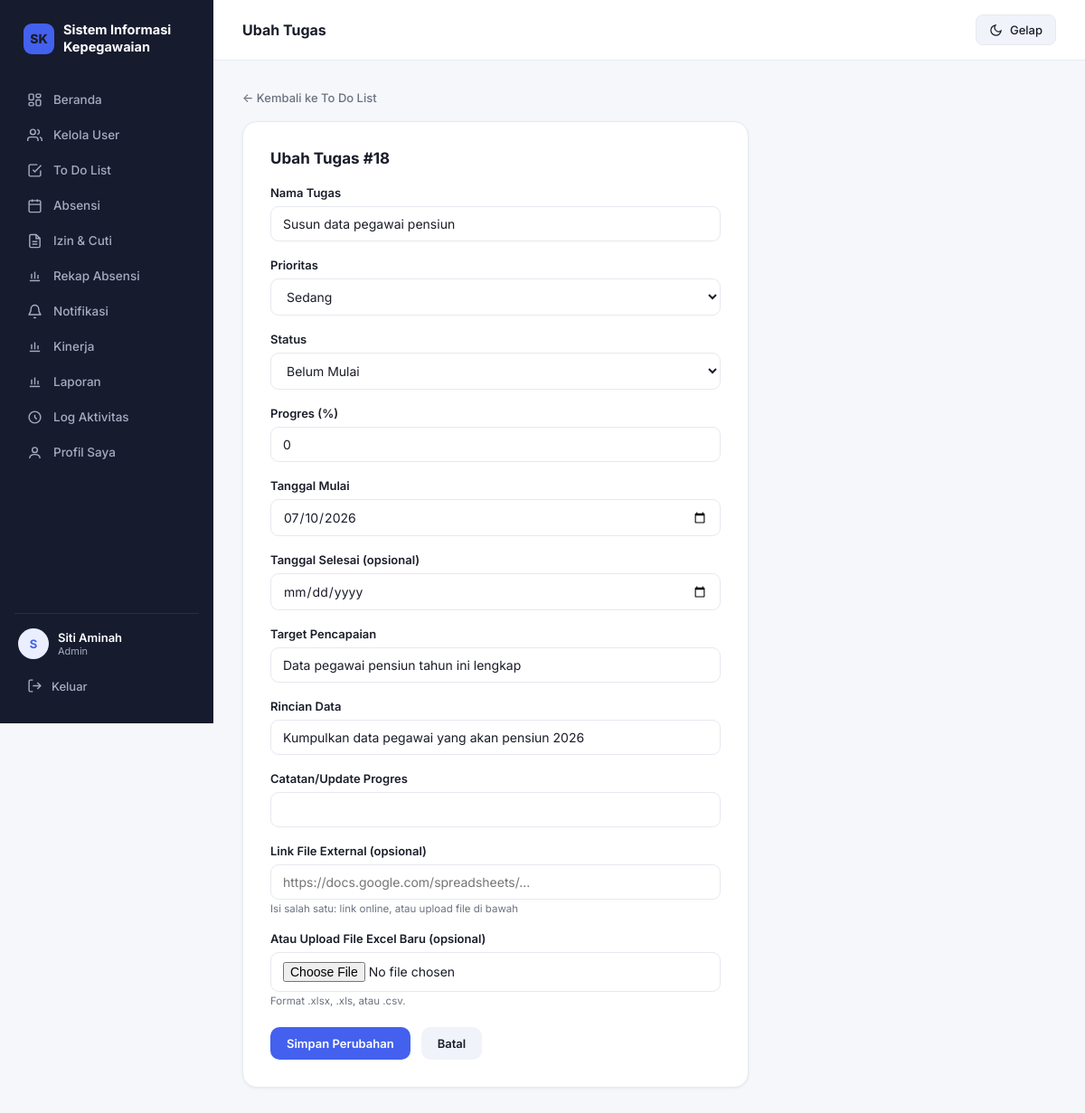
The page /ubah_tugas.php?nomor=18 (signed in) on the database its author committed.
### tables this page shows
CREATE TABLE `to_do_list` (
  `nomor` INT(11) NOT NULL AUTO_INCREMENT,
  `pemilik` VARCHAR(50) NOT NULL,
  `tugas` VARCHAR(255) NOT NULL,
  `prioritas` ENUM('rendah','sedang','tinggi') NOT NULL DEFAULT 'sedang',
  `status` ENUM('belum_mulai','proses','selesai','tertunda') NOT NULL DEFAULT 'belum_mulai',
  `progres` TINYINT(3) UNSIGNED NOT NULL DEFAULT 0,
  `tanggal_mulai` DATE NOT NULL,
  `tanggal_selesai` DATE DEFAULT NULL,
  `target_pencapaian` VARCHAR(255) NOT NULL,
  `rincian_data` TEXT DEFAULT NULL,
  `catatan_progres` TEXT DEFAULT NULL,
  `link_excel` VARCHAR(255) DEFAULT NULL,
  PRIMARY KEY (`nomor`),
  KEY `idx_todo_pemilik` (`pemilik`),
  KEY `idx_todo_status` (`status`),
  CONSTRAINT `fk_to_do_list_pemilik` FOREIGN KEY (`pemilik`) REFERENCES `users` (`id`)
    ON DELETE CASCADE ON UPDATE CASCADE
);

### db.php (called while the page is built, shortened)
<?php
function db_prepare(mysqli $koneksi, string $sql): mysqli_stmt
{
    $stmt = mysqli_prepare($koneksi, $sql);
    return $stmt;
}
function db_result(mysqli_stmt $stmt): mysqli_result
{
    $hasil = mysqli_stmt_get_result($stmt);
    return $hasil;
}
function db_fetch(mysqli_result $hasil): array
{
    $baris = mysqli_fetch_assoc($hasil);
    return is_array($baris) ? $baris : [];
}

### ubah_tugas.php (the view, shortened to what this page needs)
<?php
require_once "config/koneksi.php";
$nomor = (int)($_GET['nomor'] ?? 0);
$stmt = db_prepare($koneksi, "SELECT * FROM to_do_list WHERE nomor = ?");
mysqli_stmt_bind_param($stmt, "i", $nomor);
mysqli_stmt_execute($stmt);
$result = db_result($stmt);
$tugas = db_fetch($result);
?>
<!DOCTYPE html>
<html lang="id">
<head>
    <link rel="stylesheet" href="assets/css/style.css">
</head>
<body>
    <div class="app-shell">
    <?php include 'includes/sidebar.php'; ?>
    <div class="main-area">
        <div class="topbar">
            <div class="topbar-title">Ubah Tugas</div>
            <div class="topbar-right">
                <button class="theme-toggle" onclick="toggleTheme()" type="button">
                    <span class="theme-toggle-icon"></span><span class="theme-toggle-label">Gelap</span>
                </button>
            </div>
        </div>
<div class="container">
        <a href="to_do_list.php" class="back-link">&larr; Kembali ke To Do List</a>
        <div class="form-box">
            <h2 style="margin-bottom:20px;">Ubah Tugas #<?= (int)$tugas['nomor'] ?></h2>
            <form method="POST" action="ubah_tugas.php?nomor=<?= (int)$tugas['nomor'] ?>" enctype="multipart/form-data">
                <div class="form-row">
                    <label>Nama Tugas</label>
                    <input type="text" name="tugas" value="<?= htmlspecialchars($tugas['tugas']) ?>" required>
                </div>
                <div class="form-row">
                    <label>Prioritas</label>
                    <select name="prioritas" required>
                        <option value="sedang" <?= $tugas['prioritas'] === 'sedang' ? 'selected' : '' ?>>Sedang</option>
                    </select>
                </div>
                <div class="form-row">
                    <label>Status</label>
                    <select name="status" required>
                        <option value="belum_mulai" <?= $tugas['status'] === 'belum_mulai' ? 'selected' : '' ?>>Belum Mulai</option>
                    </select>
                </div>
                <div class="form-row">
                    <label>Progres (%)</label>
                    <input type="number" name="progres" min="0" max="100" value="<?= (int)$tugas['progres'] ?>" required>
                </div>
                <div class="form-row">
                    <label>Tanggal Mulai</label>
                    <input type="date" name="tanggal_mulai" value="<?= htmlspecialchars($tugas['tanggal_mulai']) ?>" required>
                </div>
                <div class="form-row">
                    <label>Tanggal Selesai (opsional)</label>
                    <input type="date" name="tanggal_selesai" value="<?= htmlspecialchars($tugas['tanggal_selesai'] ?? '') ?>">
                </div>
                <div class="form-row">
                    <label>Target Pencapaian</label>
                    <input type="text" name="target_pencapaian" value="<?= htmlspecialchars($tugas['target_pencapaian']) ?>" required>
                </div>
                <div class="form-row">
                    <label>Rincian Data</label>
                    <input type="text" name="rincian_data" value="<?= htmlspecialchars($tugas['rincian_data'] ?? '') ?>">
                </div>
                <div class="form-row">
                    <label>Catatan/Update Progres</label>
                    <input type="text" name="catatan_progres" value="<?= htmlspecialchars($tugas['catatan_progres'] ?? '') ?>">
                </div>
                <div class="form-row">
                    <label>Link File External (opsional)</label>
                    <input type="url" name="link_excel" value="<?= htmlspecialchars($tugas['link_excel'] ?? '') ?>" placeholder="https://docs.google.com/spreadsheets/...">
                    <small style="color:var(--text-muted); font-size:11.5px;">Isi salah satu: link online, atau upload file di bawah</small>
                </div>
                <div class="form-row">
                    <label>Atau Upload File Excel Baru (opsional)</label>
                    <input type="file" name="file_excel" accept=".xlsx,.xls,.csv">
                    <small style="color:var(--text-muted); font-size:11.5px;">
                        Format .xlsx, .xls, atau .csv.
                    </small>
                </div>
                <div class="form-actions">
                    <button type="submit" class="btn-primary">Simpan Perubahan</button>
                    <a href="to_do_list.php" class="btn-cancel">Batal</a>
                </div>
            </form>
        </div>
    </div>
    </div>
</div>
</body>
</html>

### style.css (style rules this page uses)
:root, :root[data-theme="light"] { --bg: #F5F7FB; --surface: #FFFFFF; --surface-alt: #F0F3F9; --border: #E6E9F0; --text: #1A1D29; --text-muted: #6B7280; --primary: #4361EE; --primary-dark: #3145C4; --primary-soft: #EAEEFE; --success: #16A34A; --success-soft: #E9F9EF; --danger: #E11D48; --danger-soft: #FDECEF; --warning: #D97706; --warning-soft: #FEF3E2; --shadow: 0 8px 24px rgba(20,25,50,0.08); --shadow-sm: 0 1px 3px rgba(20,25,50,0.06); --sidebar-bg: #171B2E; --sidebar-text: #A6ACC1; --sidebar-text-active: #FFFFFF; }
* { margin: 0; padding: 0; box-sizing: border-box; }
html { color-scheme: light dark; }
body { font-family: 'Inter', -apple-system, sans-serif; color: var(--text); background: var(--bg); transition: background 0.2s ease, color 0.2s ease; font-size: 14px; }
a { color: inherit; text-decoration: none; }
button { font-family: inherit; cursor: pointer; }
.theme-toggle { display: flex; align-items: center; gap: 8px; background: var(--surface-alt); border: 1px solid var(--border); color: var(--text); padding: 8px 14px; border-radius: 8px; font-size: 13px; font-weight: 500; transition: 0.15s; }
.theme-toggle-icon { width: 15px; height: 15px; display: inline-flex; }
.app-shell { display: flex; min-height: 100vh; }
.main-area { flex: 1; min-width: 0; }
.topbar { background: var(--surface); border-bottom: 1px solid var(--border); padding: 16px 32px; display: flex; justify-content: space-between; align-items: center; position: sticky; top: 0; z-index: 10; gap: 12px; flex-wrap: wrap; }
.topbar-title { font-size: 16px; font-weight: 700; color: var(--text); }
.topbar-right { display: flex; align-items: center; gap: 14px; }
.container { max-width: 1180px; margin: 0 auto; padding: 32px; }
.btn-primary { background: var(--primary); color: #fff; padding: 10px 18px; border: none; border-radius: 10px; font-size: 13px; font-weight: 600; display: inline-block; transition: 0.15s; }
.back-link { display: inline-flex; align-items: center; gap: 6px; margin-bottom: 18px; color: var(--text-muted); font-size: 13px; font-weight: 500; transition: 0.15s; }
.form-box { background: var(--surface); border: 1px solid var(--border); border-radius: 16px; padding: 30px; max-width: 560px; box-shadow: var(--shadow-sm); }
.form-box h2 { font-size: 17px; font-weight: 700; color: var(--text); }
.form-row { margin-bottom: 18px; }
.form-row label { display: block; font-size: 13px; font-weight: 600; color: var(--text); margin-bottom: 7px; }
.form-row input, .form-row select { width: 100%; padding: 10px 13px; border: 1.5px solid var(--border); border-radius: 9px; font-size: 14px; font-family: 'Inter', sans-serif; background: var(--surface); color: var(--text); outline: none; transition: 0.15s; }
.form-actions { display: flex; gap: 12px; margin-top: 22px; align-items: center; }
.btn-cancel { background: var(--surface-alt); color: var(--text); padding: 10px 18px; border-radius: 10px; font-size: 13px; font-weight: 600; }

### rows shown on the page
to_do_list: nomor "18", tugas "Susun data pegawai pensiun", prioritas "Sedang", status "Belum Mulai", progres "0", tanggal_mulai "07/10/2026", target_pencapaian "Data pegawai pensiun tahun ini lengkap", rincian_data "Kumpulkan data pegawai yang akan pensiun 2026"

### other values the page prints
substr($_SESSION['nama'], 0, 1) "S"
$_SESSION['nama'] "Siti Aminah"
str_replace('_', ' ', $_SESSION['role']) "Admin"
